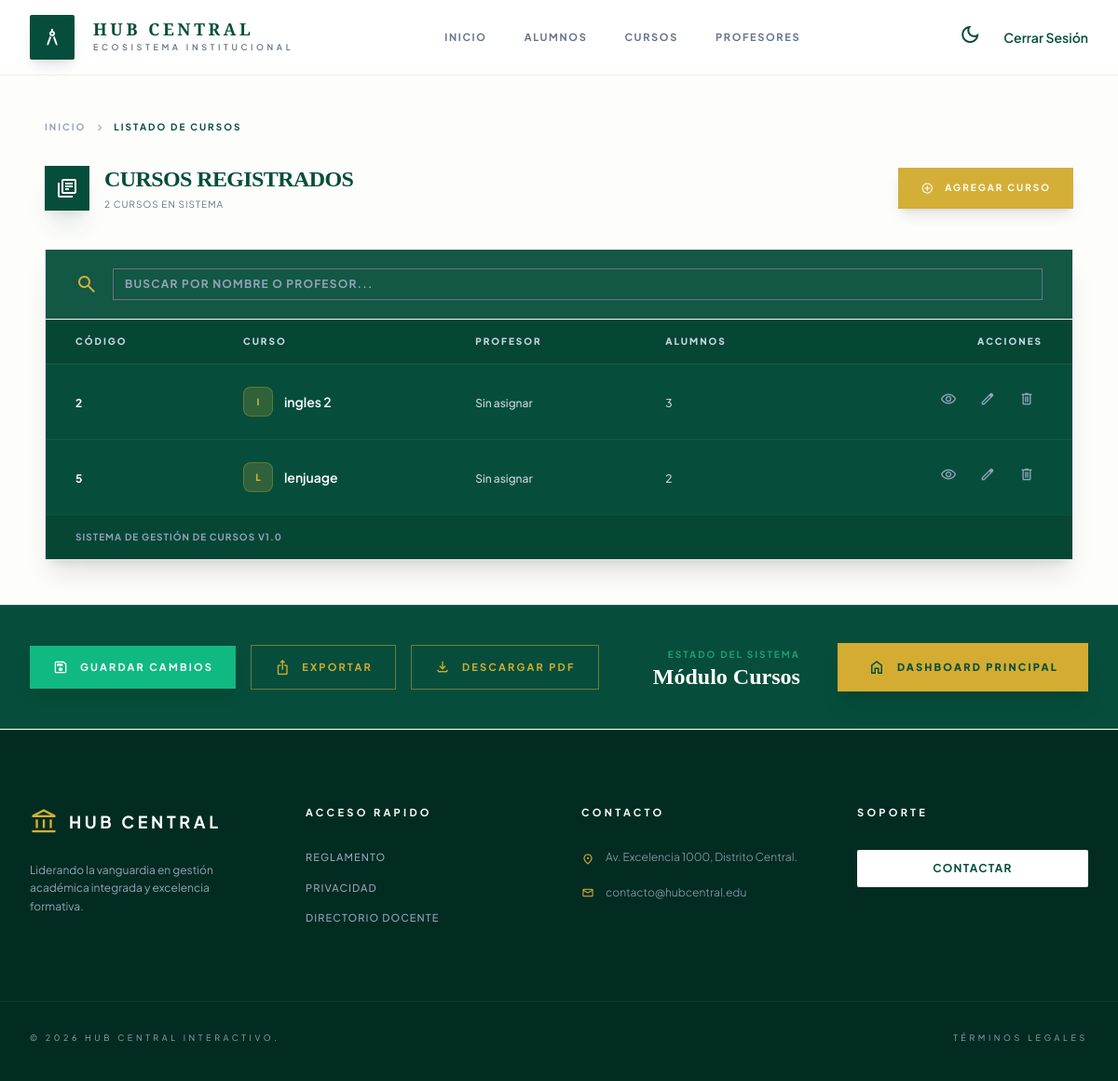
Page /cursos/lista/ (signed in) on the committed database.
### cursos/models.py (models this page shows, shortened)
class Curso(models.Model):
    codigo = models.AutoField(primary_key=True, verbose_name="Código")
    nombre = models.CharField(max_length=150, verbose_name="Nombre del Curso")
    profesor = models.ForeignKey(
        Profesor,
        on_delete=models.SET_NULL,
        null=True,
        related_name='cursos',
        verbose_name="Profesor"
    )
    alumnos = models.ManyToManyField(
        Alumno,
        blank=True,
        related_name='cursos',
        verbose_name="Alumnos"
    )
    class Meta:
        verbose_name = "Curso"
        verbose_name_plural = "Cursos"
        ordering = ['nombre']
    def total_alumnos(self):
        return self.alumnos.count()

### cursos/views.py (the view)
# urls.py: path('lista/', views.lista_cursos, name='lista_cursos'),
@login_required
def lista_cursos(request):
    cursos = Curso.objects.select_related('profesor').all()
    contexto = {'lista_cursos': cursos}
    return render(request, 'cursos/lista_cursos.html', contexto)

### cursos/templates/cursos/lista_cursos.html (shortened to what this page needs)
{% extends 'base.html' %}
{% block main %}
    <div class="max-w-6xl mx-auto px-6 py-12">
        <nav class="flex items-center gap-2 text-[10px] font-bold text-slate-400 mb-8 uppercase tracking-[0.2em]">
            <a class="hover:text-primary transition-colors" href="{% url 'base' %}">Inicio</a>
            <span class="material-symbols-outlined text-[14px]">chevron_right</span>
            <span class="text-secondary dark:text-primary">Listado de Cursos</span>
        </nav>
        <div class="flex flex-col md:flex-row md:items-center justify-between gap-6 mb-10">
            <div class="flex items-center gap-4">
                <div class="size-12 bg-secondary dark:bg-primary flex items-center justify-center text-white dark:text-secondary shadow-xl shadow-secondary/10">
                    <span class="material-symbols-outlined">library_books</span>
                </div>
                <div>
                    <h1 class="text-2xl font-serif font-bold text-secondary dark:text-white uppercase tracking-tight">
                        Cursos Registrados</h1>
                    <p class="text-slate-500 dark:text-slate-400 text-[10px] uppercase tracking-widest mt-1">
                        {% if lista_cursos %}
                            {{ lista_cursos|length }} Curso{{ lista_cursos|length|pluralize:"s" }} en sistema
                        {% else %}
                            No hay registros disponibles
                        {% endif %}
                    </p>
                </div>
            </div>
            <a href="{% url 'agregar_curso' %}"
               class="flex items-center justify-center gap-3 bg-primary hover:bg-secondary text-white dark:text-slate-900 font-bold py-3 px-6 uppercase tracking-[0.2em] text-[10px] transition-all shadow-lg hover:shadow-primary/20">
                <span class="material-symbols-outlined text-sm">add_circle</span> Agregar Curso
            </a>
        </div>
        {% if lista_cursos %}
            <div class="bg-secondary dark:bg-slate-900/50 border border-slate-200 dark:border-slate-800 shadow-xl overflow-hidden backdrop-blur-sm">
                <div class="px-8 py-5 border-b border-slate-100 dark:border-slate-800 flex items-center gap-4 bg-white/5 dark:bg-transparent">
                    <span class="material-symbols-outlined text-primary">search</span>
                    <input type="text"
                           id="buscador"
                           placeholder="BUSCAR POR NOMBRE O PROFESOR..."
                           onkeyup="filtrarTabla()"
                           class="w-full bg-transparent text-xs font-bold uppercase tracking-widest text-white dark:text-slate-300 placeholder-slate-400 focus:outline-none">
                </div>
                <div class="overflow-x-auto">
                    <table class="min-w-full divide-y divide-slate-100/10 dark:divide-slate-800" id="tablaCursos">
                        <thead class="bg-black/10 dark:bg-slate-800/30">
                        <tr>
                            <th class="px-8 py-4 text-left text-[10px] font-black text-slate-300 dark:text-slate-500 uppercase tracking-[0.2em]">CÓDIGO</th>
                            <th class="px-8 py-4 text-left text-[10px] font-black text-slate-300 dark:text-slate-500 uppercase tracking-[0.2em]">CURSO</th>
                            <th class="px-8 py-4 text-left text-[10px] font-black text-slate-300 dark:text-slate-500 uppercase tracking-[0.2em]">PROFESOR</th>
                            <th class="px-8 py-4 text-left text-[10px] font-black text-slate-300 dark:text-slate-500 uppercase tracking-[0.2em]">ALUMNOS</th>
                            <th class="px-8 py-4 text-right text-[10px] font-black text-slate-300 dark:text-slate-500 uppercase tracking-[0.2em]">ACCIONES</th>
                        </tr>
                        </thead>
                        <tbody class="divide-y divide-white/5 dark:divide-slate-800">
                        {% for curso in lista_cursos %}
                            <tr class="hover:bg-white/5 dark:hover:bg-slate-800/40 transition-colors">
                                <td class="px-8 py-5 whitespace-nowrap">
                                    <span class="text-xs font-bold tracking-wider text-white dark:text-slate-300">{{ curso.codigo }}</span>
                                </td>
                                <td class="px-8 py-5 whitespace-nowrap">
                                    <div class="flex items-center gap-3">
                                        <div class="size-8 rounded-lg bg-primary/20 flex items-center justify-center shrink-0 border border-primary/30">
                                            <span class="text-primary text-[10px] font-black uppercase">{{ curso.nombre|first }}</span>
                                        </div>
                                        <span class="text-sm font-semibold text-white">{{ curso.nombre }}</span>
                                    </div>
                                </td>
                                <td class="px-8 py-5 whitespace-nowrap">
                                    <span class="text-xs text-slate-300 dark:text-slate-400 font-medium">
                                        {% if curso.profesor %}{{ curso.profesor.nombre }} {{ curso.profesor.apellido }}{% else %}Sin asignar{% endif %}
                                    </span>
                                </td>
                                <td class="px-8 py-5 whitespace-nowrap">
                                    <span class="text-xs text-slate-300 dark:text-slate-400 font-medium">{{ curso.total_alumnos }}</span>
                                </td>
                                <td class="px-8 py-5 whitespace-nowrap text-right">
                                    <div class="flex items-center justify-end gap-2">
                                        <a href="{% url 'detalle_curso' curso.codigo %}" class="p-2 rounded-lg text-slate-400 hover:text-primary hover:bg-white/10 transition-all"><span class="material-symbols-outlined text-[18px]">visibility</span></a>
                                        <a href="{% url 'editar_curso' curso.codigo %}" class="p-2 rounded-lg text-slate-400 hover:text-amber-500 hover:bg-white/10 transition-all"><span class="material-symbols-outlined text-[18px]">edit</span></a>
                                        <a href="{% url 'eliminar_curso' curso.codigo %}" class="p-2 rounded-lg text-slate-400 hover:text-red-500 hover:bg-white/10 transition-all"><span class="material-symbols-outlined text-[18px]">delete</span></a>
                                    </div>
                                </td>
                            </tr>
                        {% endfor %}
                        </tbody>
                    </table>
                </div>
                <div class="px-8 py-4 bg-black/10 dark:bg-slate-800/20 border-t border-white/5">
                    <p class="text-[10px] font-bold text-slate-400 uppercase tracking-widest">Sistema de Gestión de Cursos v1.0</p>
                </div>
            </div>
        {% endif %}
    </div>
    <div class="px-8 py-10 bg-[#064e3b] border-t border-white/10 flex flex-col md:flex-row items-center justify-between gap-6">
    <div class="flex flex-wrap items-center gap-4">
        <button type="button"
                class="flex items-center gap-3 bg-[#10b981] hover:bg-[#059669] text-white text-[11px] font-bold uppercase tracking-[0.2em] py-3.5 px-6 transition-all shadow-lg active:scale-95">
            <span class="material-symbols-outlined text-[18px]">save</span>
            Guardar Cambios
        </button>
        <button type="button"
                class="flex items-center gap-3 bg-transparent hover:bg-white/5 text-[#d4ac31] text-[11px] font-bold uppercase tracking-[0.2em] py-3.5 px-6 transition-all border border-[#d4ac31]/50 hover:border-[#d4ac31]">
            <span class="material-symbols-outlined text-[18px]">ios_share</span>
            Exportar
        </button>
        <button type="button"
                class="flex items-center gap-3 bg-transparent hover:bg-white/5 text-[#d4ac31] text-[11px] font-bold uppercase tracking-[0.2em] py-3.5 px-6 transition-all border border-[#d4ac31]/50 hover:border-[#d4ac31]">
            <span class="material-symbols-outlined text-[18px]">download</span>
            Descargar PDF
        </button>
    </div>
    <div class="flex items-center gap-10">
        <div class="text-right">
            <p class="text-[10px] font-bold text-emerald-400/60 uppercase tracking-[0.2em] mb-1">Estado del Sistema</p>
            <p class="text-2xl font-serif font-bold text-white leading-none">Módulo Cursos</p>
        </div>
        <a href="{% url 'base' %}"
           class="flex items-center gap-3 bg-[#d4ac31] hover:bg-[#b89528] text-[#064e3b] text-[11px] font-black uppercase tracking-[0.2em] py-4 px-8 transition-all shadow-xl hover:-translate-y-1">
            <span class="material-symbols-outlined text-[20px]">home</span>
            Dashboard Principal
        </a>
    </div>
</div>
{% endblock %}

### static/css/estilo.css (style rules this page uses)
:root { --emerald-deep: #064e3b; --emerald-rich: #065f46; --gold-primary: #d4af37; --gold-light: #f4e1a1; --background-base: #fdfdfc; --text-main: #1a2e2a; }

### rows in the picture
Curso: codigo "2", nombre|first "I", nombre "ingles 2", shows "Sin asignar", total_alumnos "3"
Curso: codigo "5", nombre|first "L", nombre "lenjuage", shows "Sin asignar", total_alumnos "2"

### other values in the picture
{{ lista_cursos|length }} "2"
